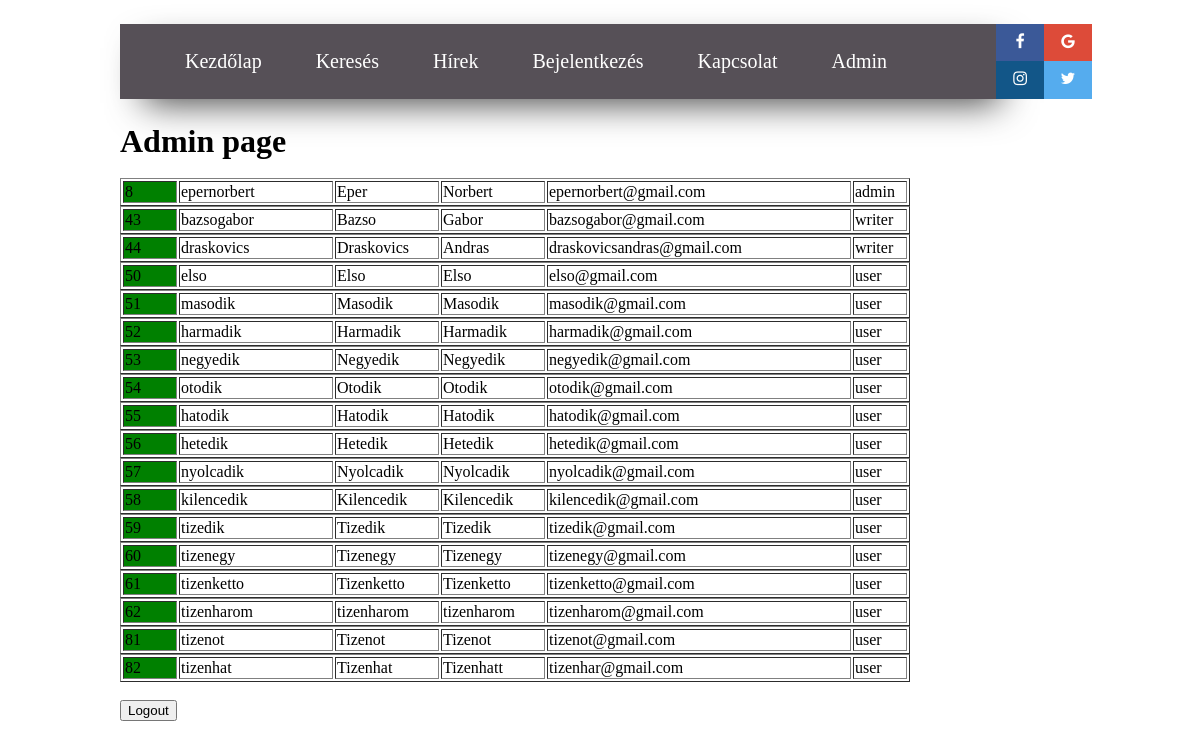
The page /admin/admin.php (signed in) on the database as committed earlier.
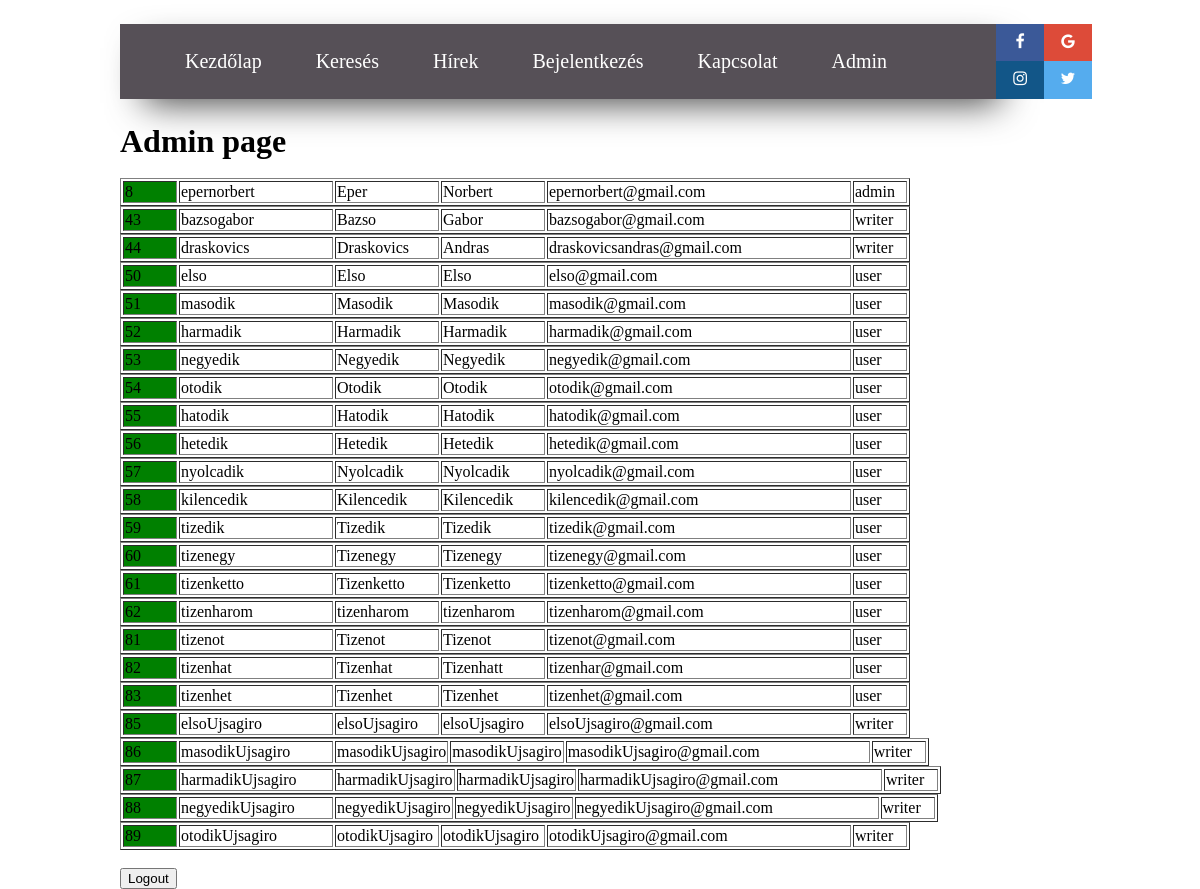
The same page on the database as committed later.
### tables this page shows
CREATE TABLE `users` (
  `user_id` int(11) NOT NULL,
  `user_uid` varchar(256) NOT NULL,
  `user_first` varchar(256) NOT NULL,
  `user_last` varchar(256) NOT NULL,
  `user_email` varchar(256) NOT NULL,
  `user_pwd` varchar(256) NOT NULL,
  `user_usertype` varchar(255) NOT NULL DEFAULT 'user',
  `user_telephone` int(11) NOT NULL
);

### admin/admin.php (the view, shortened to what this page needs)
<!DOCTYPE html>
<html lang="en">
<head>
    <link type="text/css" rel="stylesheet" href="admin.css">
    <link rel="stylesheet" href="https://cdnjs.cloudflare.com/ajax/libs/font-awesome/4.7.0/css/font-awesome.min.css">
</head>
<body>
<div class="navbar">
    <ul class="navbar_ul">
        <li class="navbar_li"><a class="navbar_a" href="../index.php">Kezdőlap</a></li>
        <li class="navbar_li"><a class="navbar_a" href="#">Keresés</a></li>
        <li class="navbar_li"><a class="navbar_a" href="#">Hírek</a></li>
        <li class="navbar_li"><a class="navbar_a" href="../login.php">Bejelentkezés</a></li>
        <li class="navbar_li"><a class="navbar_a" href="#">Kapcsolat</a></li>
        <?php
        if(isset($_SESSION['u_id'])){
            echo '<li class="navbar_li"><a class="navbar_a" href="admin.php">Admin</a></li>';
        }
        ?>
    </ul>
</div>
<div  class="navbar_social">
    <a href="#" class="fa fa-facebook"></a>
    <a href="#" class="fa fa-google"></a><br>
    <a href="#" class="fa fa-instagram"></a>
    <a href="#" class="fa fa-twitter"></a>
</div><br>
<h1 style="margin: 0 10%">Admin page</h1><br>
<?php
include '../action.php';
    $sql = "SELECT * FROM users";
    $result = mysqli_query($conn, $sql);
    $resultcheck = mysqli_num_rows($result);
    if($resultcheck > 0){
        while($row = mysqli_fetch_assoc($result)){
            echo '<div style="margin: 0 10%">
                        <table border="1">
                        <tr>
                            <td width="50px" style="background-color: green;"><a style="color: black; text-decoration: none;" href=check_advertisement.php?user_id=' . $row['user_id'].'>'.$row['user_id'].'</a></td>
                            <td width="150px">'.$row['user_uid'].'</td>
                            <td width="100px">'.$row['user_first'].'</td>
                            <td width="100px">'.$row['user_last'].'</td>
                            <td width="300px">'.$row['user_email'].'</td>
                            <td width="50px">'.$row['user_usertype'].'</td>
                        </tr>
                       </table>
                 </div>';
        }
    }
?><br>
<form action="../includes/logout.inc.php" method="POST" style="margin: 0 10%">
    <button type="submit" name="submit">Logout</button>
</form>
</body>
</html>

Rows that differ between the two databases and show on the page:
added users: user_id "83", user_uid "tizenhet", user_first "Tizenhet", user_last "Tizenhet", user_email "tizenhet@gmail.com", user_usertype "user"
added users: user_id "85", user_uid "elsoUjsagiro", user_first "elsoUjsagiro", user_last "elsoUjsagiro", user_email "elsoUjsagiro@gmail.com", user_usertype "writer"
added users: user_id "86", user_uid "masodikUjsagiro", user_first "masodikUjsagiro", user_last "masodikUjsagiro", user_email "masodikUjsagiro@gmail.com", user_usertype "writer"
added users: user_id "87", user_uid "harmadikUjsagiro", user_first "harmadikUjsagiro", user_last "harmadikUjsagiro", user_email "harmadikUjsagiro@gmail.com", user_usertype "writer"
added users: user_id "88", user_uid "negyedikUjsagiro", user_first "negyedikUjsagiro", user_last "negyedikUjsagiro", user_email "negyedikUjsagiro@gmail.com", user_usertype "writer"
added users: user_id "89", user_uid "otodikUjsagiro", user_first "otodikUjsagiro", user_last "otodikUjsagiro", user_email "otodikUjsagiro@gmail.com", user_usertype "writer"
